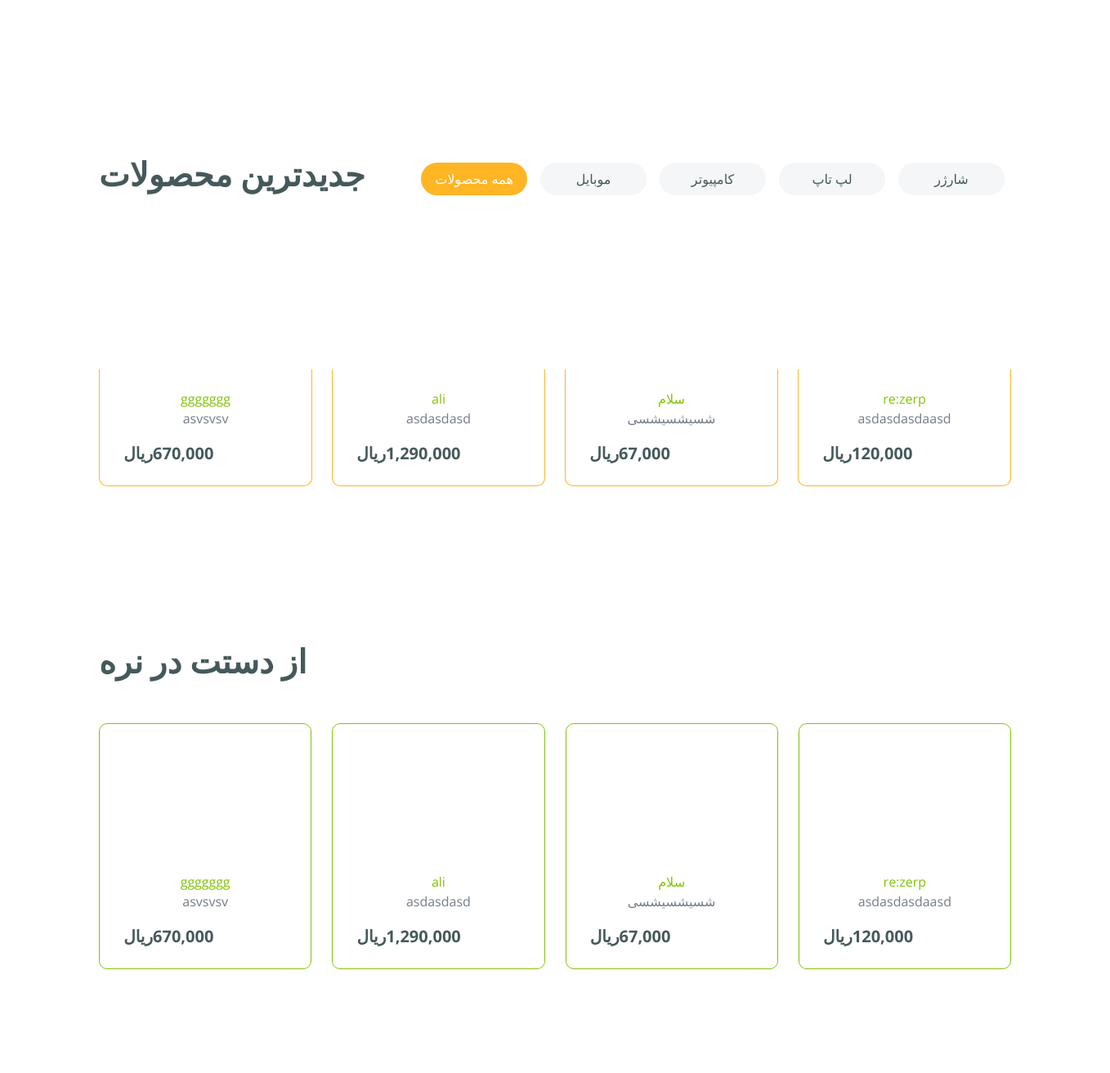
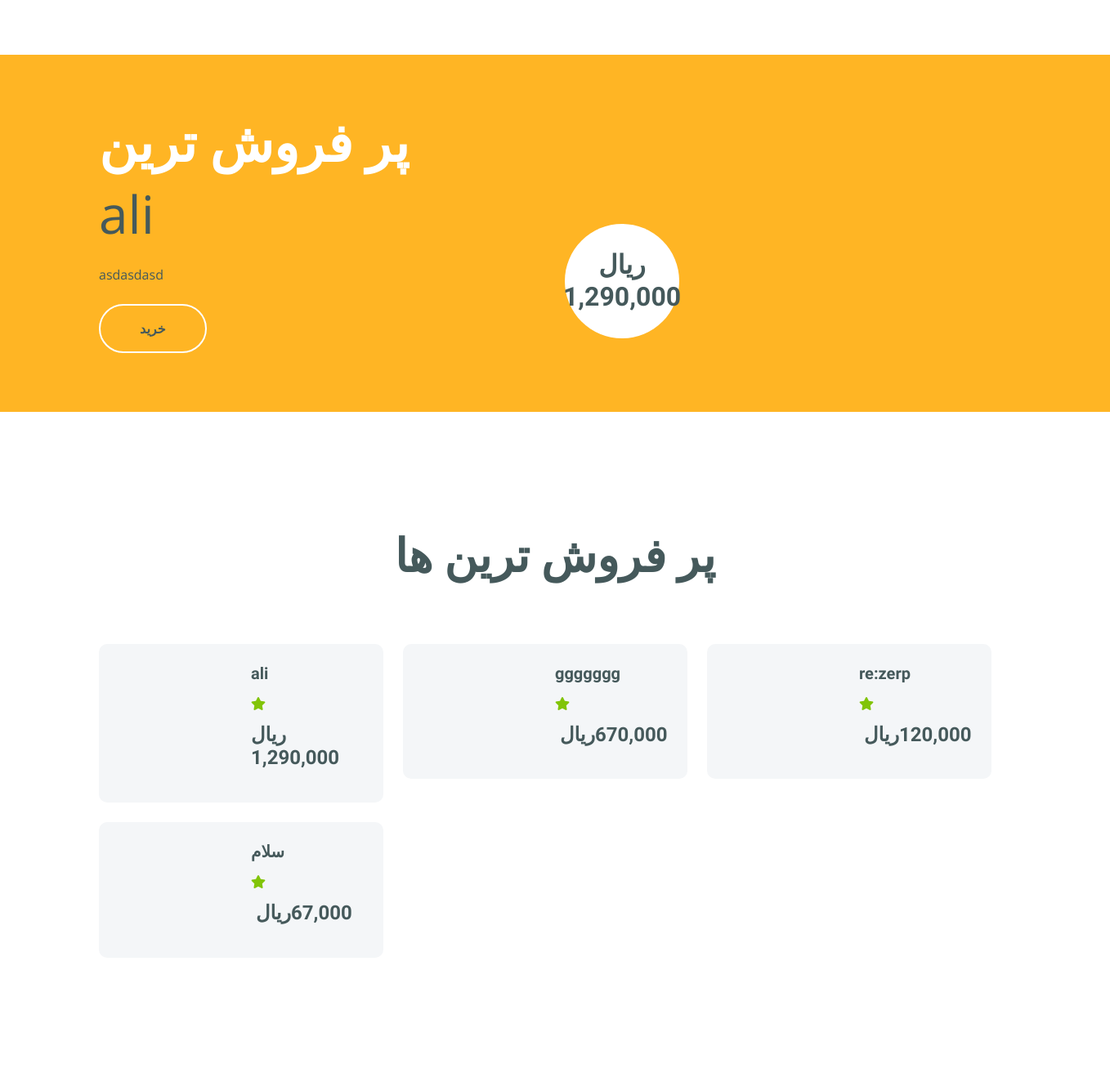
Before: / (middle part) with the older database file (2 pictures, top to bottom).
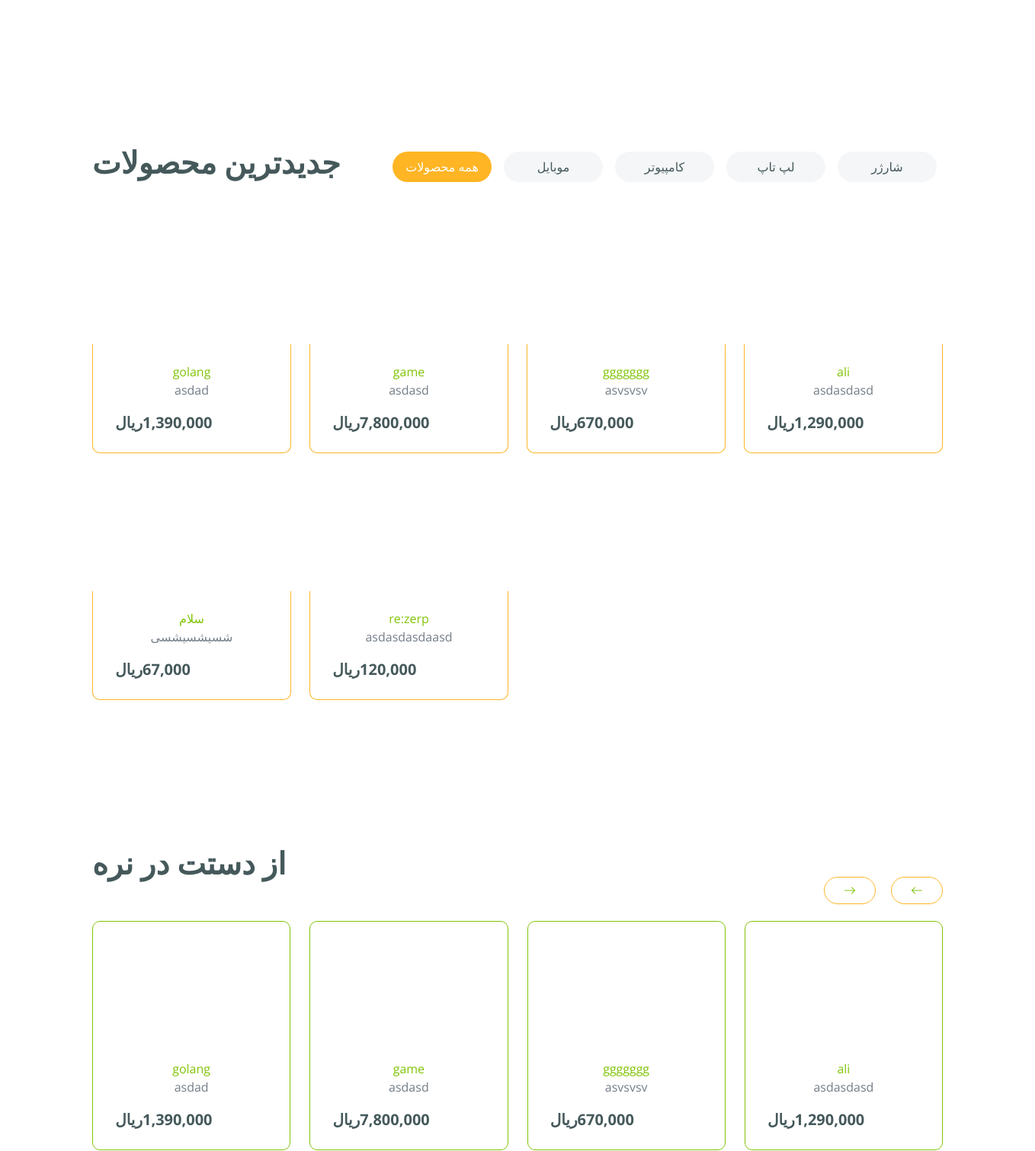
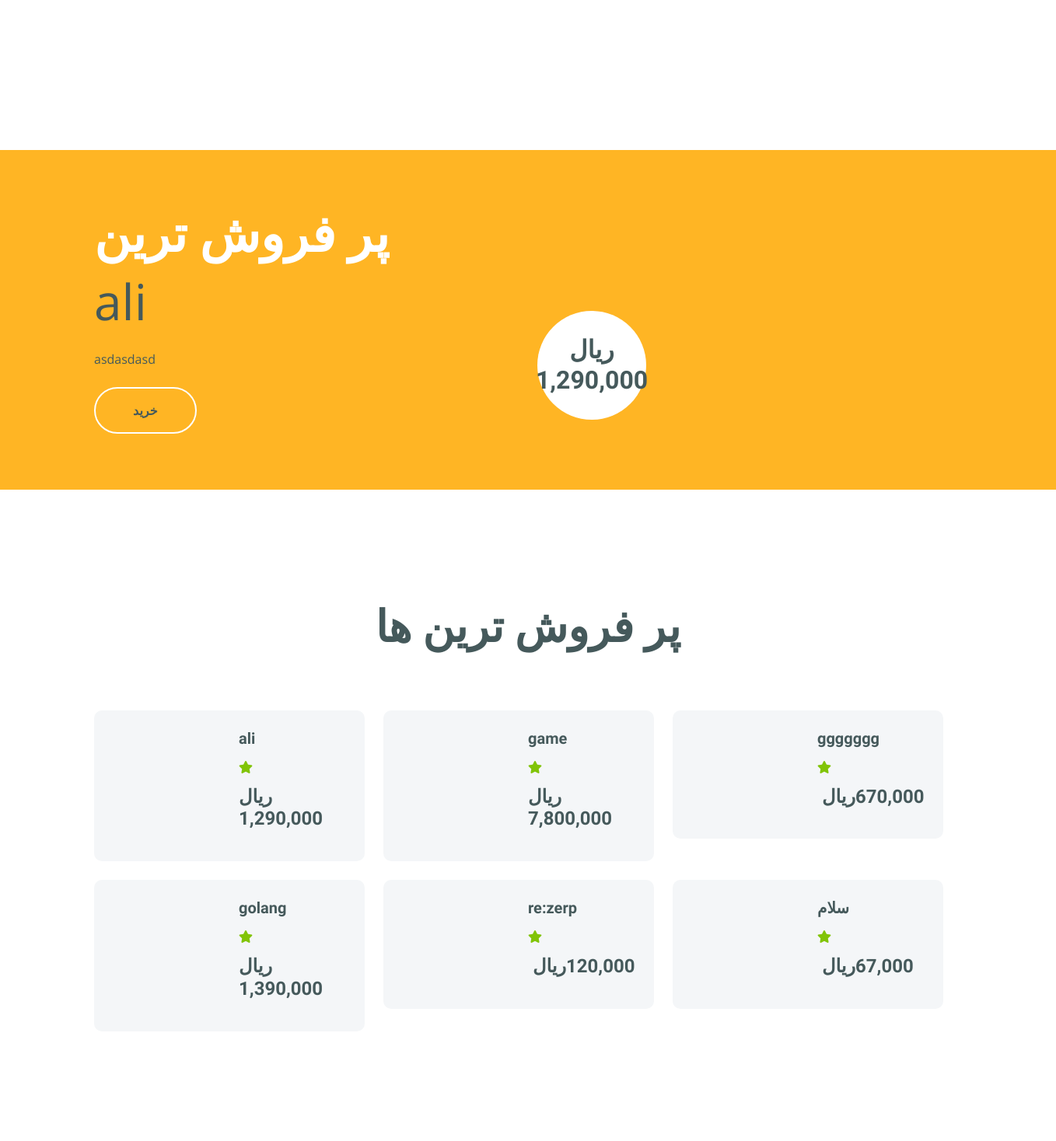
After: the same page with the newer database file (2 pictures, top to bottom).
### product/models.py (models this page shows, shortened)
class Product(models.Model):
    name = models.CharField(max_length=50)
    description = models.TextField()
    price = models.IntegerField(default=0)
    product_image = models.ImageField(upload_to="product_images")
    category = models.ManyToManyField("product.Category", related_name="products")
    color = models.ManyToManyField("product.Color", related_name="products", blank=True)
    size = models.ManyToManyField("product.Size", related_name="products", blank=True)
    created_at = models.DateTimeField(auto_now_add=True)
    slug = models.SlugField(unique=True, null=True, blank=True, allow_unicode=True)
    def get_absolute_url(self):
        return reverse("product:product_detail", args=[self.slug])
    class Meta:
        ordering = ("-created_at",)

### home/views.py (the view)
# urls.py: 2. Add a URL to urlpatterns:  path('', Home.as_view(), name='home')
class Home(TemplateView):
    template_name = "home/home.html"

### cart/cart_module.py (called while the page is built)
    def get_product_count(self):
        return len(self.cart)

### cart/templatetags/custom_filters.py (called while the page is built)
@register.filter
def format_price(value):
    try:
        value = float(value)
        return "{:,.0f}".format(value)
    except:
        return value

### context_processors/context_processors.py (called while the page is built)
def products(request):
    all_product = Product.objects.all()[:8]
    return {"all_product": all_product}

def products_list(request):
    all_product = Product.objects.all()[:20]
    return {"products_list": all_product}

def cart_count(request):
    cart = Cart(request)
    return {"cart": cart}

def phone_category(request):
    phones_category = Category.objects.filter(name__icontains="Phone").first()
    if phones_category:
        product_phone = Product.objects.filter(category=phones_category).order_by("-created_at")[:9]
    else:
        product_phone = Product.objects.none()
    return {"product_phone": product_phone}

def pc_category(request):
    pcc_category = Category.objects.filter(name__icontains="PC").first()
    if pcc_category:
        product_pc = Product.objects.filter(category=pcc_category).order_by("-created_at")[:9]
    else:
        product_pc = Product.objects.none()
    return {"product_pc": product_pc}

def laptop_category(request):
    laptops_category = Category.objects.filter(name__icontains="Laptop").first()
    if laptops_category:
        product_laptops = Product.objects.filter(category=laptops_category).order_by("-created_at")[:9]
    else:
        product_laptops = Product.objects.none()
    return {"product_laptops": product_laptops}

def charger_category(request):
    chargers_category = Category.objects.filter(name__icontains="Charger").first()
    if chargers_category:
        product_chargers = Product.objects.filter(category=chargers_category).order_by("-created_at")[:9]
    else:
        product_chargers = Product.objects.none()
    return {"product_chargers": product_chargers}

def product_popular(request):
    product = Product.objects.annotate(rating_count=Count("ratings")).order_by('-rating_count')[0]
    return {"popular": product}

def product_bestseller(request):
    product = Product.objects.annotate(rating_count=Count("ratings")).order_by('-rating_count')[0:7]
    return {"bestseller": product}

def categories(request):
    category = Category.objects.all()
    return {"categories": category}

def my_info(request):
    info = MyInfo.objects.all().last()
    return {"info": info}

### home/templates/home/home.html (shortened to what this page needs)
{% extends "base.html" %}
{% load static %}
{% load custom_filters %}
{% block main %}
    <div class="container-fluid featurs py-5">
        <div class="container py-5">
        </div>
    </div>
    <div class="container-fluid fruite py-5">
        <div class="container py-5">
            <div class="tab-class text-center">
                <div class="row g-4">
                    <div class="col-lg-4 text-start">
                        <h1>جدیدترین محصولات</h1>
                    </div>
                    <div class="col-lg-8 text-end">
                        <ul class="nav nav-pills d-inline-flex text-center mb-5">
                            <li class="nav-item">
                                <a class="d-flex m-2 py-2 bg-light rounded-pill active" data-bs-toggle="pill"
                                   href="#tab-1">
                                    <span class="text-dark" style="width: 130px;">همه محصولات</span>
                                </a>
                            </li>
                            <li class="nav-item">
                                <a class="d-flex py-2 m-2 bg-light rounded-pill" data-bs-toggle="pill" href="#tab-2">
                                    <span class="text-dark" style="width: 130px;">موبایل</span>
                                </a>
                            </li>
                            <li class="nav-item">
                                <a class="d-flex m-2 py-2 bg-light rounded-pill" data-bs-toggle="pill" href="#tab-3">
                                    <span class="text-dark" style="width: 130px;">کامپیوتر</span>
                                </a>
                            </li>
                            <li class="nav-item">
                                <a class="d-flex m-2 py-2 bg-light rounded-pill" data-bs-toggle="pill" href="#tab-4">
                                    <span class="text-dark" style="width: 130px;">لپ تاپ</span>
                                </a>
                            </li>
                            <li class="nav-item">
                                <a class="d-flex m-2 py-2 bg-light rounded-pill" data-bs-toggle="pill" href="#tab-5">
                                    <span class="text-dark" style="width: 130px;">شارژر</span>
                                </a>
                            </li>
                        </ul>
                    </div>
                </div>
                <div class="tab-content">
                    <div id="tab-1" class="tab-pane fade show p-0 active">
                        <div class="row g-4">
                            <div class="col-lg-12">
                                <div class="row g-4">
                                    {% for product in all_product %}
                                        <div class="col-md-6 col-lg-4 col-xl-3">
                                            <div class="rounded position-relative fruite-item">
                                                <div class="fruite-img">
                                                </div>
                                                <div class="p-4 border border-secondary border-top-0 rounded-bottom">
                                                    <a href="{{ product.get_absolute_url }}">{{ product.name }}</a>
                                                    <p>{{ product.description|truncatewords:10 }}</p>
                                                    <div class="d-flex justify-content-between flex-lg-wrap">
                                                        <p class="text-dark fs-5 fw-bold mb-0"><span dir="rtl"> ریال </span><span>{{ product.price|format_price }}</span></p>
                                                    </div>
                                                </div>
                                            </div>
                                        </div>
                                    {% endfor %}
                                </div>
                            </div>
                        </div>
                    </div>
                </div>
            </div>
        </div>
    </div>
    <div class="container-fluid vesitable py-5">
        <div class="container py-5">
            <h1 class="mb-0">از دستت در نره</h1>
            <div class="owl-carousel vegetable-carousel justify-content-center">
                {% for product in products_list %}
                    <div class="border border-primary rounded position-relative vesitable-item">
                        <div class="vesitable-img">
                        </div>
                        <div class="p-4 rounded-bottom">
                            <a href="{{ product.get_absolute_url }}">{{ product.name }}</a>
                            <p>{{ product.description|truncatewords:10 }}</p>
                            <div class="d-flex justify-content-between flex-lg-wrap">
                                <p class="text-dark fs-5 fw-bold mb-0"><span dir="rtl"> ریال </span><span>{{ product.price|format_price }}</span></p>
                            </div>
                        </div>
                    </div>
                {% endfor %}
            </div>
        </div>
    </div>
    <div class="container-fluid banner bg-secondary my-5">
        <div class="container py-5">
            <div class="row g-4 align-items-center">
                <div class="col-lg-6">
                    <div class="py-4">
                        <h1 class="display-3 text-white">پر فروش ترین</h1>
                        <p class="fw-normal display-3 text-dark mb-4">{{ popular.name }}</p>
                        <p class="mb-4 text-dark">{{ popular.description|truncatewords:10 }}</p>
                        <a href="{{ popular.get_absolute_url }}"
                           class="banner-btn btn border-2 border-white rounded-pill text-dark py-3 px-5">خرید</a>
                    </div>
                </div>
                <div class="col-lg-6">
                    <div class="position-relative">
                        <div class="d-flex align-items-center justify-content-center bg-white rounded-circle position-absolute"
                             style="width: 140px; height: 140px; top: 0; left: 0;">
                            <div class="d-flex flex-column">
                                <span class="h2 mb-0"><span dir="rtl"> ریال </span><span>{{ popular.price|format_price }}</span></span>
                            </div>
                        </div>
                    </div>
                </div>
            </div>
        </div>
    </div>
    <div class="container-fluid py-5">
        <div class="container py-5">
            <div class="text-center mx-auto mb-5" style="max-width: 700px;">
                <h1 class="display-4">پر فروش ترین ها</h1>
            </div>
            <div class="row g-4">
                <div class="row g-4">
                    {% for product in bestseller %}
                        <div class="col-lg-6 col-xl-4">
                            <div class="p-4 rounded bg-light">
                                <div class="row align-items-center">
                                    <div class="col-6">
                                    </div>
                                    <div class="col-6">
                                        <a href="{{ product.get_absolute_url }}" class="h5">{{ product.name }}</a>
                                        <div class="d-flex my-3">
                                            <i class="fas fa-star text-primary"></i>
                                        </div>
                                        <h4 class="mb-3"><span dir="rtl"> ریال </span><span>{{ product.price|format_price }}</span></h4>
                                    </div>
                                </div>
                            </div>
                        </div>
                    {% endfor %}
                </div>
            </div>
        </div>
    </div>
{% endblock %}

### templates/base.html (shortened to what this page needs)
{% load static %}
{% load custom_filters %}
<!DOCTYPE html>
<html lang="en">
<head>
    {% include "includes/head_references.html" %}
</head>
<body>
{% block main %}
{% endblock %}
</body>
</html>

### templates/includes/head_references.html (shortened to what this page needs)
{% load static %}
<link rel="stylesheet" href="https://use.fontawesome.com/releases/v5.15.4/css/all.css"/>
<link href="https://cdn.jsdelivr.net/npm/bootstrap-icons@1.4.1/font/bootstrap-icons.css" rel="stylesheet">
<link href="{% static "lib/lightbox/css/lightbox.min.css" %}" rel="stylesheet">
<link href="{% static "lib/owlcarousel/assets/owl.carousel.min.css" %}" rel="stylesheet">
<link href="{% static "css/bootstrap.min.css" %}" rel="stylesheet">
<link href="{% static "css/style.css" %}" rel="stylesheet">

### templates/includes/header.html (shortened to what this page needs)
{% load  static %}

### templates/includes/footer.html (shortened to what this page needs)
{% load static %}

### templates/includes/js_references.html (shortened to what this page needs)
{% load static %}

### static/css/style.css (style rules this page uses)
.btn { font-weight: 600; transition: .5s; }
.justify-content-center { text-align: center; }
.fruite .tab-class .nav-item a.active { background: var(--bs-secondary) !important; }
.fruite .tab-class .nav-item a.active span { color: var(--bs-white) !important; }
.fruite .fruite-item { height: 100%; transition: 0.5s; }
.fruite .fruite-item .fruite-img { overflow: hidden; transition: 0.5s; border-radius: 10px 10px 0 0; height: 157px; }
.vesitable .vesitable-item { height: 100%; transition: 0.5s; }
.vesitable .vesitable-item .vesitable-img { overflow: hidden; transition: 0.5s; border-radius: 10px 10px 0 0; height: 157px; }

Changed rows visible on the page:
no longer on one of the page's lists (row unchanged): Product: name "سلام", description "شسیشسیشسی", price "67,000"
no longer on one of the page's lists (row unchanged): Product: name "re:zerp", description "asdasdasdaasd", price "120,000"
added Product: name "golang", description "asdad", price "1,390,000"
added Product: name "game", description "asdasd", price "7,800,000"
